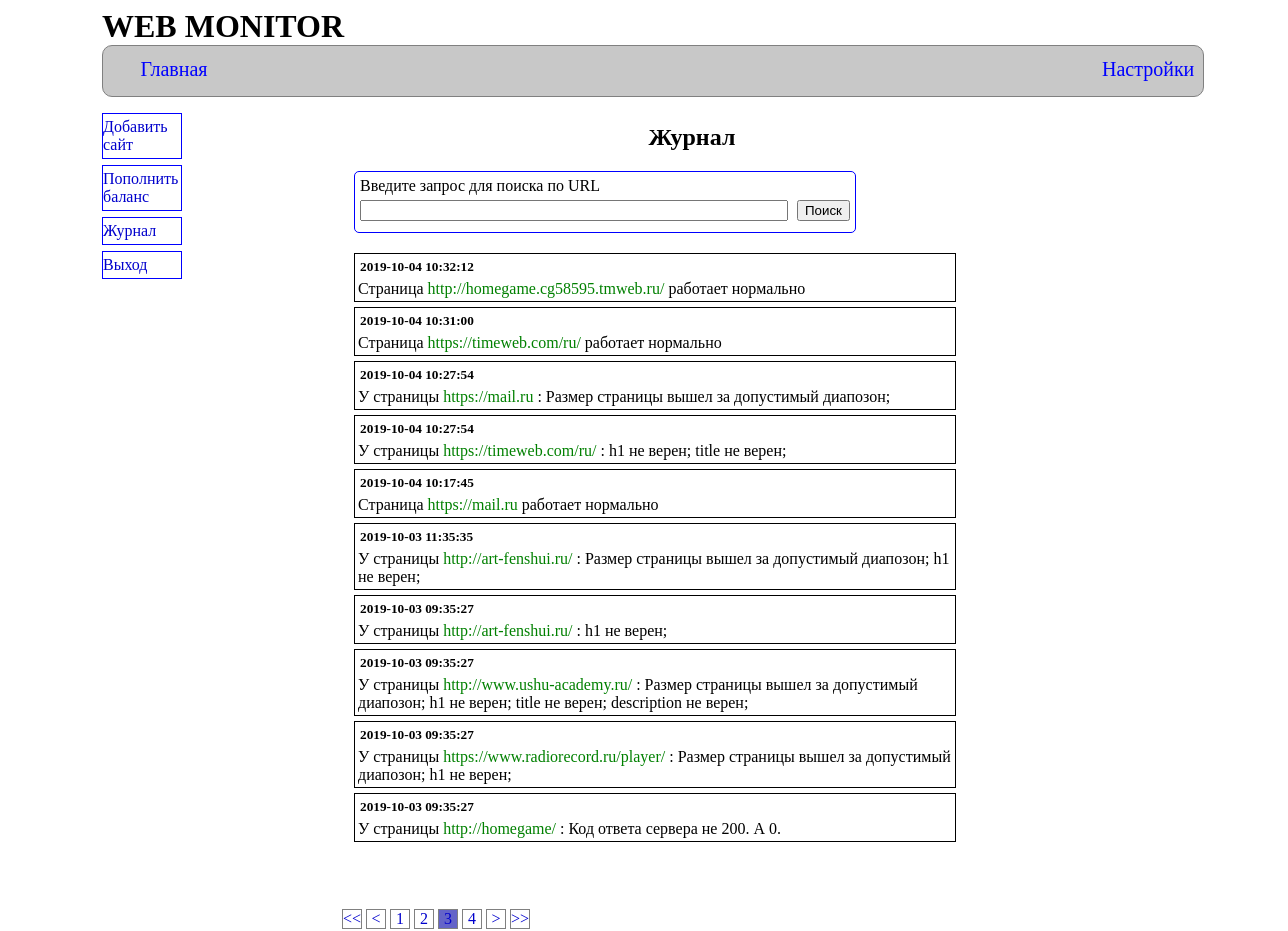
Page /journal.php?numpage=3 (signed in) on the committed database.
### tables this page shows
CREATE TABLE IF NOT EXISTS `journal` (
  `id` int(11) NOT NULL AUTO_INCREMENT,
  `url` text NOT NULL,
  `response` int(11) NOT NULL,
  `code_check` varchar(6) NOT NULL,
  `time_check` datetime NOT NULL,
  PRIMARY KEY (`id`)
);

### modelJournal.php (the view, shortened to what this page needs)
<?php
class Journal
{
    public function codeToMessage($url,$code,$response,$forSMS=false)
    {
        if ($forSMS==true)
        {
            $result="У страницы {$url} ";
        }
        else
        {
            $result="У страницы <a href='page.php?url={$url}'><span class='urlJournal' > {$url} </span></a>: ";
        }
        if (strcmp($code,'111111')==0)
        {
        if ($forSMS==true)
        {
            return "Страница {$url} работает нормально.";
        }
        else
        {
            return "Страница <a href='page.php?url={$url}'><span class='urlJournal'> {$url} </span></a> работает нормально";
        }
        }
        if ($code[0]=='0')
        {
            $result.="Код ответа сервера не 200. А ".$response.".";
            return $result;
        }
        if ($code[1]=='0')
        {
            $result.="Размер страницы вышел за допустимый диапозон; ";
        }
        if ($code[2]=='0')
        {
            $result.="h1 не верен; ";
        }
        if ($code[3]=='0')
        {
            $result.="title не верен; ";
        }
        if ($code[5]=='0')
        {
            $result.="description не верен; ";
        }
        return $result;
    }
    public function getArrMessage()
    {
        $conn= connectDB();
        $sql="SELECT url, code_check, time_check, response FROM journal ORDER BY time_check DESC";
        $resultSQL=$conn->query($sql);
        while($row=$resultSQL->fetch(PDO::FETCH_ASSOC))
        {
            $arrCode[]=$row;
        }
        for ($i=0;$i<count($arrCode);$i++)
        {
            $message=$this->codeToMessage($arrCode[$i]['url'],
                    $arrCode[$i]['code_check'],$arrCode[$i]['response'] );
            $resultOne=['time'=>$arrCode[$i]['time_check'],"message"=>$message];
            $result[]=$resultOne;
        }
        return $result;
    }
}

### journal.php (shortened to what this page needs)
<?php
require_once 'functions.php';
require_once 'modelJournal.php';
if (!isset($_SESSION['resultSearch']))
{
    $journal=new Journal();
    $message=$journal->getArrMessage();
}
else
{
   $message=$_SESSION['resultSearch'];
}
$recordInPage=10;
$countRecords=count($message);
$paginPageAll=(int)($countRecords / $recordInPage);
if ($countRecords % $recordInPage!=0) $paginPageAll++;
$numPaginPage=$_GET['numpage'];
$recordBegin=$recordInPage*($numPaginPage-1);
$recordEnb=$recordBegin+$recordInPage;
if ($numPaginPage-2<=1)
{
    $paginBegin=1;
}
 else
{
     $paginBegin=$numPaginPage-2;
}
if ($numPaginPage+2>=$paginPageAll)
{
    $paginEnd=$paginPageAll;
}
 else
{
     $paginEnd=$numPaginPage+2;
}
?>
<!DOCTYPE html>
<html>
    <head>
        <link rel="stylesheet" href="style/main.css" type="text/css">
        <link rel="stylesheet" href="style/journal.css" type="text/css">
    </head>
    <body>
        <header>
            <h1> WEB MONITOR</h1>
            <div id="headDiv">
                <a href="index.php">
                    <div id="headIndexA">
                        <p> Главная</p>
                    </div>
                </a>
                <a href="option.php">
                    <div id="headOptionA">
                        <p> Настройки</p>
                    </div>
                </a>
            </div>
        </header>
        <nav>
            <ul>
                <li><div><a href="/enterUrlPage.php"><p>Добавить сайт</p></a></li></div>
            <li><div> <a href="https://www.smsfeedback.ru/users/invoices/addinvoiceform.php">
                        <p>Пополнить баланс</p></a> </li></div>
            <li><div> <a href="journal.php"><p>Журнал</p></a></li></div>
            <li><div> <a href="serverFunc.php?exit=true"><p>Выход</p></a></li></div>
             </ul>
        </nav>
        <main style="border: none;">
            <h2>Журнал</h2>
            <?php if (!isset($message) && !isset($_SESSION['querySearch'])):?>
                <h3 style="margin-left: 30px;">Нет данных</h3>
            <?php else: ?>
                <div id="divSearchJournal">
                    <form id="searchByJournal" action="serverFunc.php" method="post">
                        <p> Введите запрос для поиска по URL</p>
                        <input type="text" id="textSearchJournal" name="querySearchJournal"
                            value="<?=$_SESSION['querySearch']?>"
                        >
                        <input type="submit" name="btnSearchJournal" value="Поиск">
                    </form>
                </div>
                <?php if ($_SESSION['querySearch']!='' && !isset($_SESSION['resultSearch'])):?>
                    <h4 style="margin-left: 150px"> по вашему запросу ни чего не найдено</h4>
                 <?php else: ?>
                    <?php for ($i=$recordBegin;$i<$recordEnb;$i++):
                     ?>
                         <div class="divMessageJournal">
                             <h5><?= $message[$i]['time']?> </h5>
                             <p><?= $message[$i]['message']?></p>
                         </div>
                     <?php endfor?>
                <?php endif;?>
            <?php endif?>
            <?php if ($paginPageAll>1):?>
                <div id="paginator">
                    <?php if($numPaginPage>1):?>
                        <div class="divPaginator">
                                <a href="journal.php?numpage=1"><p><< </p></a>
                        </div>
                        <div class="divPaginator">
                                <a href="journal.php?numpage=<?=$numPaginPage-1?>"><p>< </p></a>
                        </div>
                    <?php endif;?>
                    <?php
                       for ($i=$paginBegin;$i<=$paginEnd;$i++):
                    ?>
                        <div class="divPaginator <?php if($numPaginPage==$i) echo " divPaginChecked" ?>">
                            <a href="journal.php?numpage=<?=$i?>"><p><?= $i?> </p></a>
                        </div>
                    <?php endfor;?>
                    <?php if($numPaginPage<$paginPageAll):?>
                        <div class="divPaginator">
                                <a href="journal.php?numpage=<?=$numPaginPage+1?>"><p>> </p></a>
                        </div>
                        <div class="divPaginator">
                                <a href="journal.php?numpage=<?=$paginPageAll?>"><p>>> </p></a>
                        </div>
                    <?php endif;?>
                </div>
            <?php endif;?>
        </main>
    </body>
</html>

### style/main.css (style rules this page uses)
body { position:absolute; width: 1100px; left: 50%; transform: translate(50,0); }
h1 { margin-bottom: 0px; margin-top: 0px; }
#headDiv { background-color: rgb(200,200,200); border-radius: 10px; border: 1px solid gray; width: 100%; height: 50px; }
#headIndexA,#headOptionA { position: absolute; display: inline; color: blue; margin-top: -8px; font-size: 15pt; }
#headIndexA { left: 2%; width: 100px; height: 60px; }
#headIndexA>p { text-align: center; }
#headOptionA { left:1000px; width: 100px; height: 60px; }
main { border: 1px solid gray; }
nav { position: absolute; height:200px; width: 80px; float:left; z-index: 5; margin-top: 10px; }
main { position: relative; top: 7px; left: 100px; width: 980px; height: 800px; margin-top: 10px; }
ul { padding-left: 0px; margin: 0px; }
ul>li { list-style-type: none; }
ul>li>div { border: 1px solid blue; margin: 6px 0px; }
ul>li>div>a>p { margin:4px 0px; }
#paginator { position: relative; top: 65px; left:30px; }
.divPaginator { display:inline-block; width:18px; height:18px; border: 1px solid gray; margin: 2px 0px; }
.divPaginator p { margin:0px; text-align: center; }
.divPaginator a { text-decoration: none; }
.divPaginChecked { background-color: rgb(100,100,200); }
a { outline: none !important; text-decoration: none; color: #00C; }

### style/journal.css (style rules this page uses)
#divSearchJournal { position: relative; left: 15%; width: 500px; height: 60px; border: 1px solid blue; border-radius: 5px; margin-left: 5px; margin-top: 10px; margin-bottom: 20px; }
#divSearchJournal p { margin: 5px; }
#divSearchJournal input { margin-left: 5px; }
#textSearchJournal { width: 420px; }
.divMessageJournal { position: relative; left: 15%; width: 600px; border: 1px solid black; margin: 5px; }
.divMessageJournal h5 { margin: 5px; }
.divMessageJournal p { margin: 3px; }
.urlJournal { color: green; }
h2 { text-align:center; }

### journal.php (style rules this page uses)
#paginator { position: relative; top: 60px; left:140px; margin-bottom: 30px; }

### rows in the picture
journal: time "2019-10-04 10:32:12", url "http://homegame.cg58595.tmweb.ru/"
journal: time "2019-10-04 10:31:00", url "https://timeweb.com/ru/"
journal: time "2019-10-04 10:27:54", url "https://mail.ru", message "Размер страницы вышел за допустимый диапозон;"
journal: time "2019-10-04 10:27:54", url "https://timeweb.com/ru/", message "h1 не верен; title не верен;"
journal: time "2019-10-04 10:17:45", url "https://mail.ru"
journal: time "2019-10-03 11:35:35", url "http://art-fenshui.ru/", message "Размер страницы вышел за допустимый диапозон; h1 не верен;"
journal: time "2019-10-03 09:35:27", url "http://art-fenshui.ru/", message "h1 не верен;"
journal: time "2019-10-03 09:35:27", url "http://www.ushu-academy.ru/", message "Размер страницы вышел за допустимый диапозон; h1 не верен; title не верен; description не верен;"
journal: time "2019-10-03 09:35:27", url "https://www.radiorecord.ru/player/", message "Размер страницы вышел за допустимый диапозон; h1 не верен;"
journal: time "2019-10-03 09:35:27", url "http://homegame/", message "Код ответа сервера не 200. А 0."
